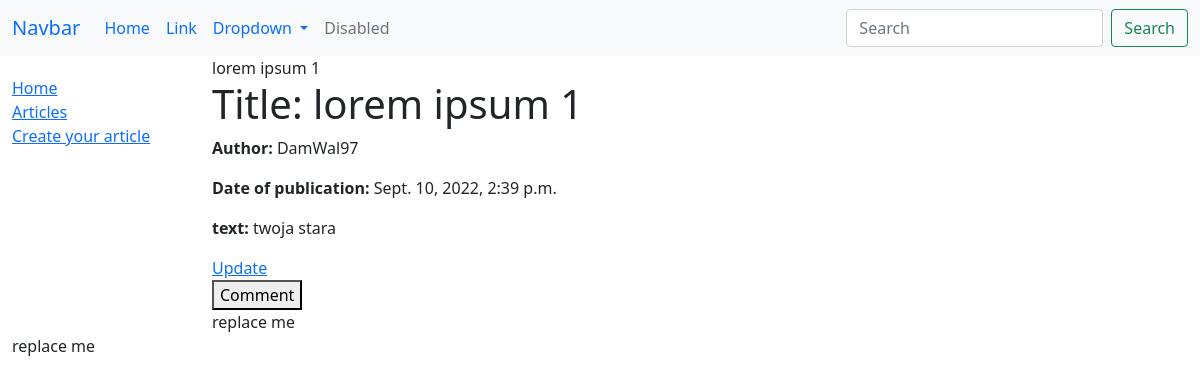
Page /article_list/16/ on the earlier database version.
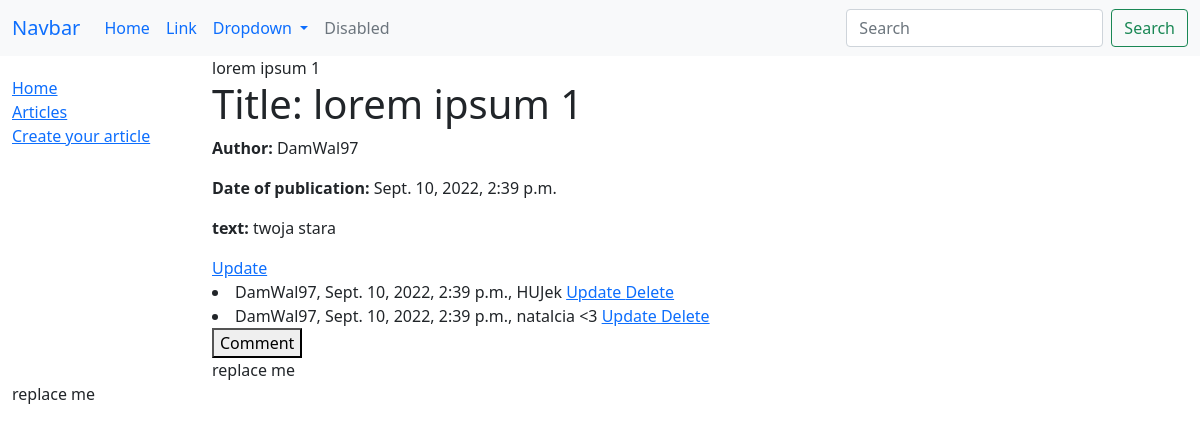
Same page on the later database version.
### article/models.py (models this page shows, shortened)
class Comment(models.Model):
    article = models.ForeignKey(Article, on_delete = models.CASCADE)
    user = models.ForeignKey(User, on_delete=models.CASCADE)
    text = models.CharField(max_length=1000, blank=False)
    date=datetime.now()

### article/views.py (the view, shortened to what this page needs)
# urls.py: path('article_list/<int:article_id>/', articleDetailView, name='article_detail'),
def articleDetailView(request, article_id):
    id=article_id
    data = {}
    article_data = Article.objects.get(id=id)
    comment_data = Comment.objects.filter(article=id)
    data['queryset'] = article_data
    data['comments'] = comment_data
    data['form'] = 0
    return render(request, 'article/article_detail.html',data)

### article/models.py (called while the page is built)
    def __str__(self):
        return self.title

### article/templates/article/article_detail.html (shortened to what this page needs)
{% extends 'base.html' %}
{% block content %}
{{queryset}}
<h1>Title: {{ queryset.title }}</h1>
<p><strong>Author:</strong> {{ queryset.author }}</p>
<p><strong>Date of publication:</strong> {{ queryset.date }}</p>
<p><strong>text:</strong> {{ queryset.text }}</p>
<a href = '{% url "update-article" queryset.id %}'>Update</a>
{% for comment in comments %}
    <li>
        {{comment.user}}, {{comment.date}}, {{comment.text}}
        <a href = '{% url "update-comment" comment.id %}'>
            Update
        </a>
        <a href = '{% url "delete-comment" comment.id %}'>
            Delete
        </a>
    </li>
{% endfor %}
<form method="POST" action="">
    <button type="submit", name="save">Comment</button>
</form>
{% block delete-btn%}
    replace me
{% endblock %}
{% endblock %}

Differences in the rows shown:
added Comment: user "DamWal97", date "Sept. 10, 2022, 2:39 p.m.", text "HUJek"
added Comment: user "DamWal97", date "Sept. 10, 2022, 2:39 p.m.", text "natalcia <3"
